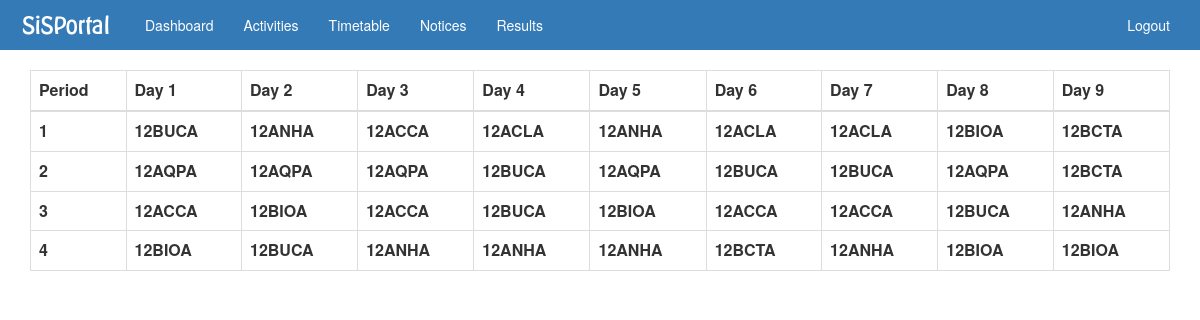
Screenshot of /timetable.php (signed in) with the database file from the repository.
### tables this page shows
CREATE TABLE `time_table` (
  `userID` int(10) NOT NULL,
  `day` int(1) NOT NULL,
  `p1` varchar(7) DEFAULT NULL,
  `p2` varchar(7) DEFAULT NULL,
  `p3` varchar(7) DEFAULT NULL,
  `p4` varchar(7) DEFAULT NULL
);

### timetable.php (the view, shortened to what this page needs)
<?php
require('dbc.php');
include('include.php');
$stmt = $pdo->query("SELECT * from time_table where userID=".$_SESSION['userID']."");
$subjects = array();
while ($row = $stmt->fetch()) {
  array_push($subjects, $row['p1'], $row['p2'], $row['p3'], $row['p4']);
}
$day1 = array($subjects[0], $subjects[1], $subjects[2], $subjects[3]);
$day2 = array($subjects[4], $subjects[5], $subjects[6], $subjects[7]);
$day3 = array($subjects[8], $subjects[9], $subjects[10], $subjects[11]);
$day4 = array($subjects[12], $subjects[13], $subjects[14], $subjects[15]);
$day5 = array($subjects[16], $subjects[17], $subjects[18], $subjects[19]);
$day6 = array($subjects[20], $subjects[21], $subjects[22], $subjects[23]);
$day7 = array($subjects[24], $subjects[25], $subjects[26], $subjects[27]);
$day8 = array($subjects[28], $subjects[29], $subjects[30], $subjects[31]);
$day9 = array($subjects[32], $subjects[33], $subjects[34], $subjects[35]);
 ?>
 <link rel='stylesheet' type='text/css' href='components/css/navbar.css'/>
 </head>
<body>
  <?php if($_SESSION['teacher_status'] == 1){
    include("components/teacher-navbar.php");
  }
  else {
    include("components/navbar.php");
  }
  ?>
  <div class='container'>
    <table class="table table-bordered">
    <thead>
      <tr>
        <th>Period</th>
        <th>Day 1</th>
        <th>Day 2</th>
        <th>Day 3</th>
        <th>Day 4</th>
        <th>Day 5</th>
        <th>Day 6</th>
        <th>Day 7</th>
        <th>Day 8</th>
        <th>Day 9</th>
      </tr>
    </thead>
    <tbody>
      <tr>
        <th>1</th>
        <th><?php echo $day1[0]; ?></th>
        <th><?php echo $day2[0]; ?></th>
        <th><?php echo $day3[0]; ?></th>
        <th><?php echo $day4[0]; ?></th>
        <th><?php echo $day5[0]; ?></th>
        <th><?php echo $day6[0]; ?></th>
        <th><?php echo $day7[0]; ?></th>
        <th><?php echo $day8[0]; ?></th>
        <th><?php echo $day9[0]; ?></th>
      </tr>
      <tr>
        <th>2</th>
        <th><?php echo $day1[1]; ?></th>
        <th><?php echo $day2[1]; ?></th>
        <th><?php echo $day3[1]; ?></th>
        <th><?php echo $day4[1]; ?></th>
        <th><?php echo $day5[1]; ?></th>
        <th><?php echo $day6[1]; ?></th>
        <th><?php echo $day7[1]; ?></th>
        <th><?php echo $day8[1]; ?></th>
        <th><?php echo $day9[1]; ?></th>
      </tr>
      <tr>
        <th>3</th>
        <th><?php echo $day1[2]; ?></th>
        <th><?php echo $day2[2]; ?></th>
        <th><?php echo $day3[2]; ?></th>
        <th><?php echo $day4[2]; ?></th>
        <th><?php echo $day5[2]; ?></th>
        <th><?php echo $day6[2]; ?></th>
        <th><?php echo $day7[2]; ?></th>
        <th><?php echo $day8[2]; ?></th>
        <th><?php echo $day9[2]; ?></th>
      </tr>
      <tr>
        <th>4</th>
        <th><?php echo $day1[3]; ?></th>
        <th><?php echo $day2[3]; ?></th>
        <th><?php echo $day3[3]; ?></th>
        <th><?php echo $day4[3]; ?></th>
        <th><?php echo $day5[3]; ?></th>
        <th><?php echo $day6[3]; ?></th>
        <th><?php echo $day7[3]; ?></th>
        <th><?php echo $day8[3]; ?></th>
        <th><?php echo $day9[3]; ?></th>
      </tr>
    </tbody>
  </table>
  </div>
</body>

### rows the page displays
time_table: p1 "12BUCA", p2 "12AQPA", p3 "12ACCA", p4 "12BIOA"
time_table: p1 "12ANHA", p2+p1 "12ACCA", p4+p1 "12ACLA", p1+p3 "12BCTA", p2 "12AQPA", p4 "12BUCA", p3 "12BIOA"

### other values shown
$day5[0] "12ANHA"
$day6[0] "12ACLA"
$day7[0] "12ACLA"
$day8[0] "12BIOA"
$day5[1] "12AQPA"
$day8[1] "12AQPA"
$day3[2] "12ACCA"
$day5[2] "12BIOA"
$day6[2] "12ACCA"
$day7[2] "12ACCA"
$day8[2] "12BUCA"
$day5[3] "12ANHA"
$day6[3] "12BCTA"
$day8[3] "12BIOA"
